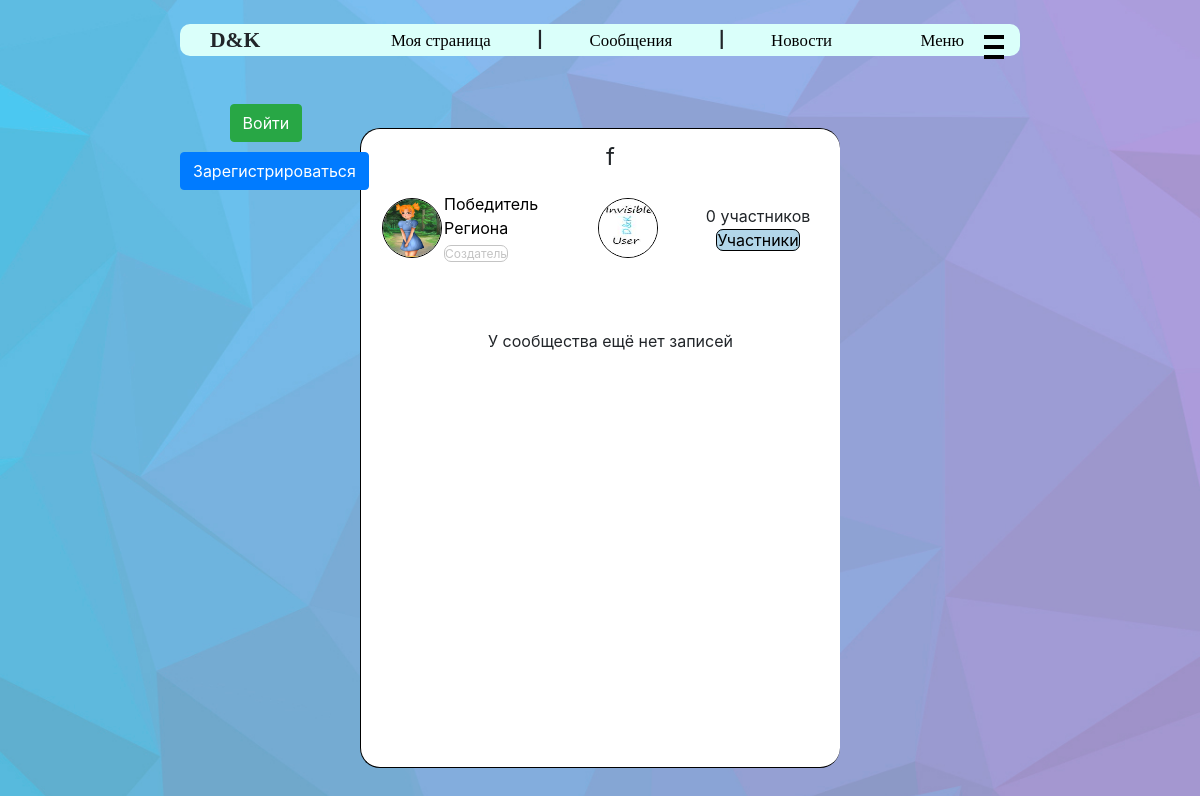
/groups/9, run on an earlier commit of the app's database.
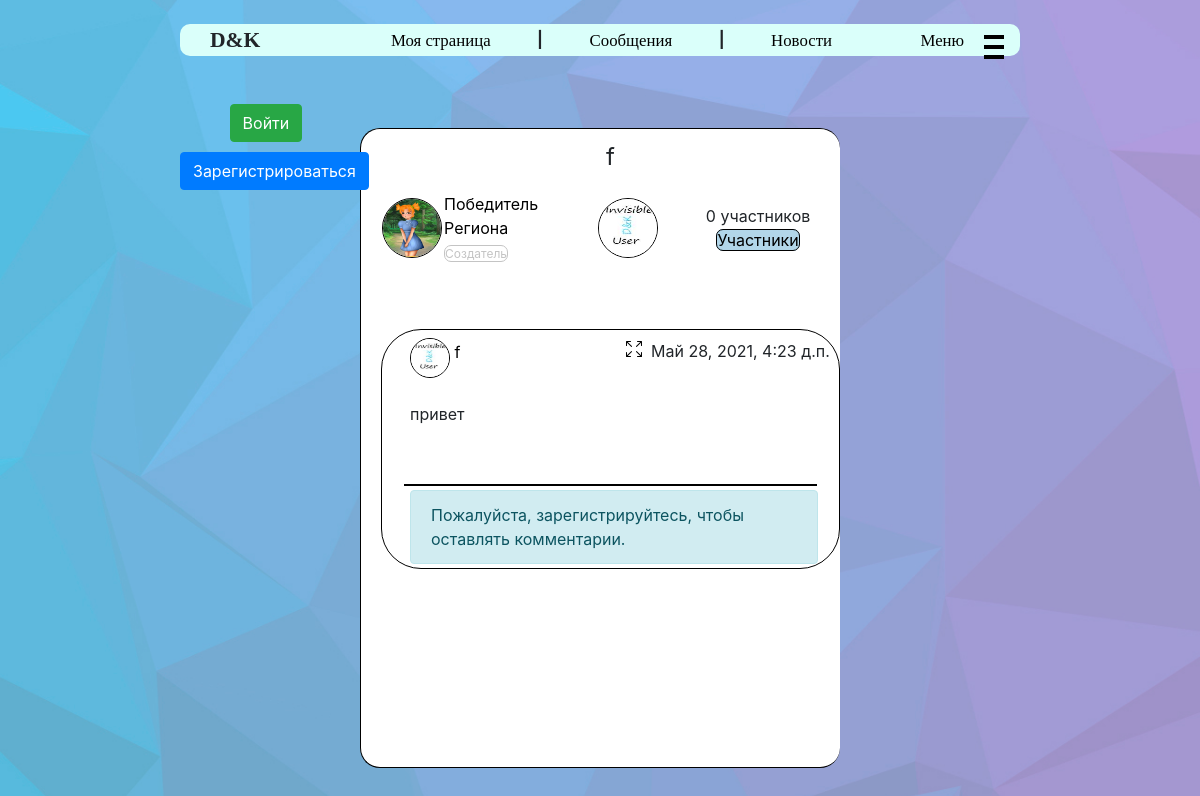
And on a later commit of the database.
### user_manager/models.py (models this page shows, shortened)
class Community(models.Model):
    creator = models.ForeignKey(User, related_name="communities_creator", on_delete=models.CASCADE)
    title = models.CharField(max_length=75, verbose_name="Название сообщества", null=True,
                             blank=False)
    describe = models.TextField(max_length=1000, verbose_name="Описание сообщества", null=True,
                                blank=False)
    avatar = models.FileField(null=True, blank=True, upload_to=community_avatar_directory)
    admins = models.ManyToManyField(User, related_name="communities_admin", verbose_name="Админы",
                                    null=True, blank=True)
    members = models.ManyToManyField(User, related_name="communities", verbose_name="Подписчики",
                                     null=True, blank=True)
    class Meta:
        verbose_name = 'Сообщество'
        verbose_name_plural = 'Сообщества'

class Profile(models.Model):
    user = models.OneToOneField(User, on_delete=models.CASCADE, related_name='profile')
    name = models.CharField(max_length=50, verbose_name="Имя", null=True, blank=False)
    surname = models.CharField(max_length=75, verbose_name="Фамилия", null=True, blank=False)
    bio = models.TextField(max_length=500, verbose_name="Описание", default="", null=True,
                           blank=False)
    avatar = models.ImageField(verbose_name="Фото", null=True, upload_to=avatars_directory)
    status = models.CharField(max_length=75, default="", verbose_name="Статус", null=True,
                              blank=False)
    birth_date = models.DateField(verbose_name='Дата рождения', null=True, blank=False)
    lname = models.CharField(max_length=50, verbose_name="Имя в нижнем регистре", null=True,
                             blank=False)
    lsurname = models.CharField(max_length=75, verbose_name="Фамилия в нижнем регистре", null=True,
                                blank=False)
    class Meta:
        ordering = ['name', 'surname', 'birth_date']
        verbose_name = "Профлиль пользователя"
        verbose_name_plural = "Профили пользователей"

class CommunityPost(models.Model):
    community = models.ForeignKey(Community, on_delete=models.CASCADE, related_name="news")
    text_content = models.TextField(max_length=1000, verbose_name='Контент', blank=False)
    likes = models.IntegerField(default=0, verbose_name='Лайки')
    create_date = models.DateTimeField(verbose_name='дата создания', default=datetime.datetime.now)
    class Meta:
        verbose_name = "Новость сообщества"
        verbose_name_plural = "Новости сообществ"

### user_manager/views.py (the view)
# urls.py: path('groups/<int:group_id>', views.show_group),
def show_group(request, group_id):
    community = Community.objects.filter(pk=group_id).first()
    if request.method == 'POST':
        form = NewsForm(request.POST, request.FILES)
        if form.is_valid():
            c_post = CommunityPost.objects.create(community=community,
                                                  text_content=form.cleaned_data['text_content'])
            for file in request.FILES.getlist('attachments'):
                CommunityPostFiles.objects.create(file=file, c_post=c_post)
            c_post.save()
            return redirect(f'/groups/{group_id}')
    else:
        form = NewsForm()
    if request.user.is_authenticated:
        status = UserCommunityStatus().get(request, group_id, request.user.id).data['Status']
    else:
        status = -1
    all_news = [(x, True)
                for x in sorted(CommunityPost.objects.filter(community=group_id).all(),
                                key=lambda x: x.create_date, reverse=True)]
    images, width, comments = get_news_data(all_news)
    return render(request, 'groups.html',
                  {'title': community.title,
                   'group': community,
                   'status': status,
                   'all_news': all_news,
                   'images': images,
                   'widths': width,
                   'comments': comments,
                   'form': form})

### user_manager/templatetags/index.py (called while the page is built)
@register.filter
def index(indexable, i):
    return indexable[i]

### user_manager/views.py (called while the page is built, shortened)
def get_news_data(all_news):
    images = []
    width = []
    comments = []
    for i, (news, tp) in enumerate(all_news):
        to_add = []
        for file in news.files.all():
            url = file.file.url
            if url.rsplit('.', 1)[-1] in {'png', 'jpg', 'jpeg'}:
                to_add.append(file)
        images.append(to_add)
        if tp == 1:
            comments.append(news.post.comment.all())
        else:
            comments.append(reposted.post.comment.all())
        if to_add:
            width.append(100 // min(len(to_add), 3))
        else:
            width.append(-1)
    return images, width, comments

### user_manager/templates/groups.html (shortened to what this page needs)
{% extends "main.html" %}
{% block content %}
    {% load static %}
    <link href="{% static 'css/group.css' %}" rel="stylesheet">
    <p class="group_title">{{ group.title }}</p>
    <table class="group_header">
        <tr>
            <td class="t1">
                <img src="{{ group.creator.profile.avatar.url }}" alt="Аватарка"
                     class="group_avatar">
            </td>
            <td class="t2">
                <a href="/homepage/{{ group.creator.id }}" class="author_url">
                    <span class="creator_name">{{ group.creator.profile.name }} {{ group.creator.profile.surname }}</span>
                </a>
                <br>
                <span class="creator_status">Создатель</span>
            </td>
            <td class="t3">
                <img src="{{ group.avatar.url }}" alt="Аватарка"
                     class="group_avatar">
            </td>
            <td class="t4">
                <span class="members_counter">{{ group.members.all|length }}</span><span> участников</span>
                <br>
                <a href="/show_members/{{ group.id }}" class="show_members author_url creator_name">Участники</a>
            </td>
        </tr>
    </table>
    <br><br>
    {% load index %}
    {% load file_name %}
    {% if all_news %}
        {% for news, tp in all_news %}
            <div class="news {{ news.post.id }}">
                <a href="/groups/{{ group.id }}" class="author_url">
                    <img src="{{ group.avatar.url }}" alt="Аватарка"
                         class="news_avatar">
                    <span class="creator_name">{{ group.title }}</span>
                </a>
                <span class="created_date">{{ news.create_date }}</span>
                <a class="show_post" href="/show_post/{{ news.post.id }}"
                   title="Нажмите для просмотра записи">
                </a>
                <br>
                <br>
                <div class="news_content">
                    {{ news.text_content }}<br><br>
                    <br>
                </div>
                <hr class="line">
                <div class="comments">
                    {% if user.is_authenticated %}
                        <div class="comments-creation input-group mb-3">
                            <textarea class="form-control comment-input {{ news.post.id }}"
                                      placeholder="Текст комментария"
                                      aria-label="Текст комментария"
                                      aria-describedby="button-addon2"></textarea>
                            <div class="input-group-append">
                                <button type="button"
                                        class="btn btn-outline-secondary send-comment {{ news.post.id }}">
                                    <svg xmlns="http://www.w3.org/2000/svg" width="20" height="20 "
                                         fill="currentColor" class="bi bi-cursor"
                                         viewBox="0 0 16 16">
                                        <path d="M14.082 2.182a.5.5 0 0 1 .103.557L8.528 15.467a.5.5 0 0 1-.917-.007L5.57 10.694.803 8.652a.5.5 0 0 1-.006-.916l12.728-5.657a.5.5 0 0 1 .556.103zM2.25 8.184l3.897 1.67a.5.5 0 0 1 .262.263l1.67 3.897L12.743 3.52 2.25 8.184z"/>
                                    </svg>
                                </button>
                            </div>
                        </div>
                    {% else %}
                        <div class="alert alert-info comments-creation-denied">Пожалуйста,
                            зарегистрируйтесь, чтобы оставлять
                            комментарии.
                        </div>
                    {% endif %}
                </div>
            </div>
            <br><br>
        {% endfor %}
    {% else %}
        <div class="no-posts">У сообщества ещё нет записей</div>
    {% endif %}
{% endblock %}

What changed in the data, as far as the page shows it:
added CommunityPost: {{ group.title }} "f", create_date "Май 28, 2021, 4:23 д.п.", text_content "привет"
Also different on the page:
text no longer shown: "У сообщества ещё нет записей"
